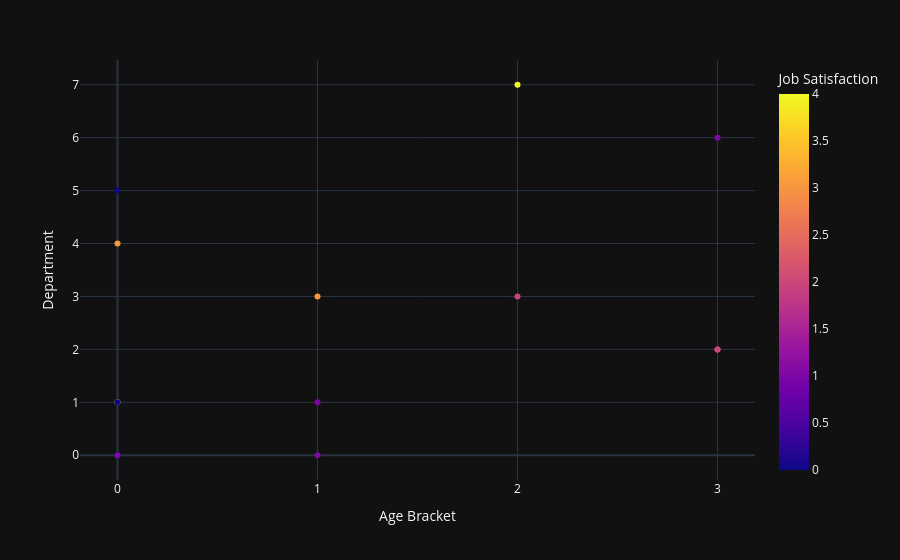

The code cell stored with this chart in its notebook:
### Code cell
fig = px.scatter(df, x='Age_Bracket', y='Department', color='Job_Satisfaction',labels={'Job_Satisfaction': 'Job Satisfaction', 'Age_Bracket': 'Age Bracket'},template='plotly_dark')
fig.update_xaxes(tickmode='linear', tick0=0, dtick=1)
fig.update_yaxes(tickmode='array')
fig.show()

### Figure 1 — Plotly figure (JSON) as saved in the notebook; plotly's stock layout.template omitted (floating-point values rounded to 4 significant figures)
{"data": [{"hovertemplate": "Age Bracket=%{x}<br>Department=%{y}<br>Job Satisfaction=%{marker.color}<extra></extra>", "legendgroup": "", "marker": {"color": [1, 0, 2, 2, 0, 1, 3, 1, 4, 3, 2, 4, 1, 0, 0], "coloraxis": "coloraxis", "symbol": "circle"}, "mode": "markers", "name": "", "orientation": "v", "showlegend": false, "type": "scatter", "x": [1, 0, 3, 2, 0, 3, 1, 0, 2, 0, 3, 0, 1, 0, 0], "xaxis": "x", "y": [0, 1, 2, 3, 0, 6, 3, 0, 7, 4, 2, 1, 1, 1, 5], "yaxis": "y"}], "layout": {"coloraxis": {"colorbar": {"title": {"text": "Job Satisfaction"}}, "colorscale": [[0, "#0d0887"], [0.1111, "#46039f"], [0.2222, "#7201a8"], [0.3333, "#9c179e"], [0.4444, "#bd3786"], [0.5556, "#d8576b"], [0.6667, "#ed7953"], [0.7778, "#fb9f3a"], [0.8889, "#fdca26"], [1, "#f0f921"]]}, "legend": {"tracegroupgap": 0}, "margin": {"t": 60}, "xaxis": {"anchor": "y", "domain": [0, 1], "tickmode": "linear", "title": {"text": "Age Bracket"}}, "yaxis": {"anchor": "x", "domain": [0, 1], "tickmode": "array", "title": {"text": "Department"}}}}
